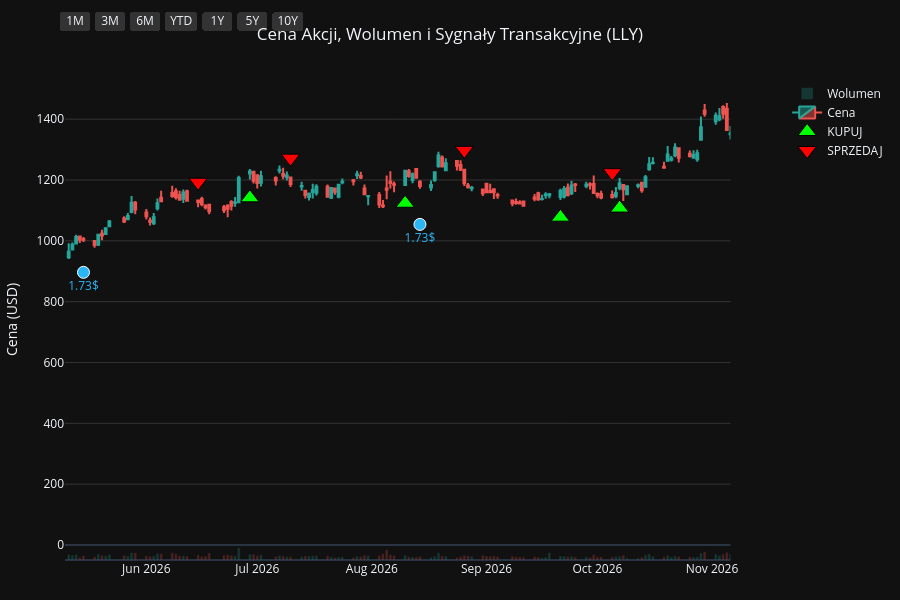
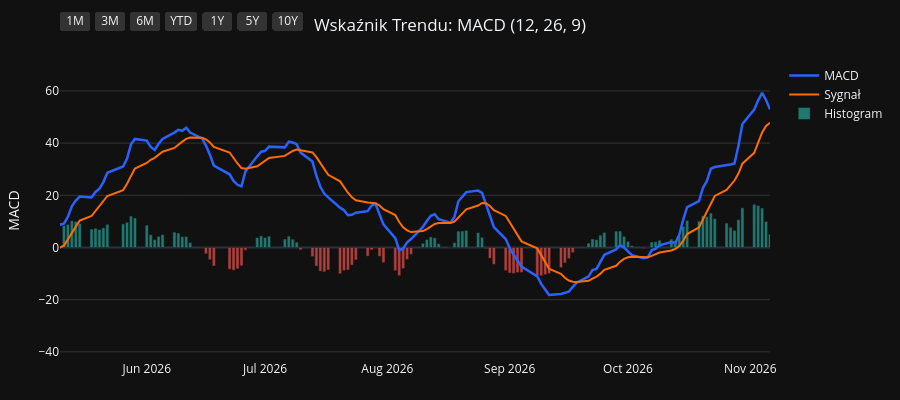
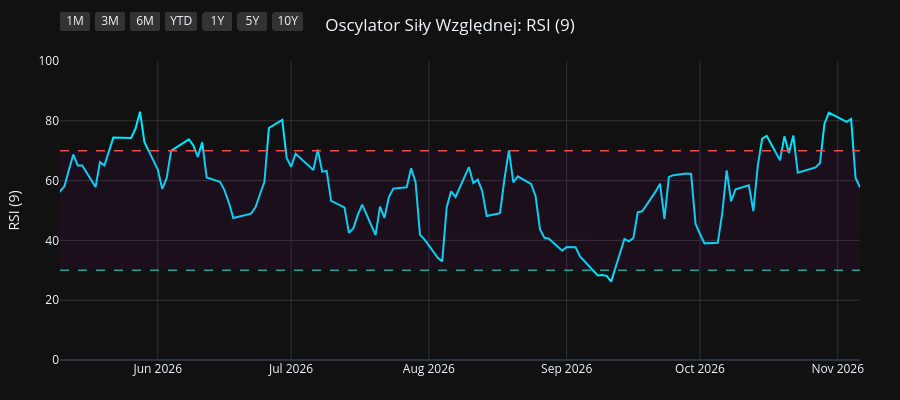
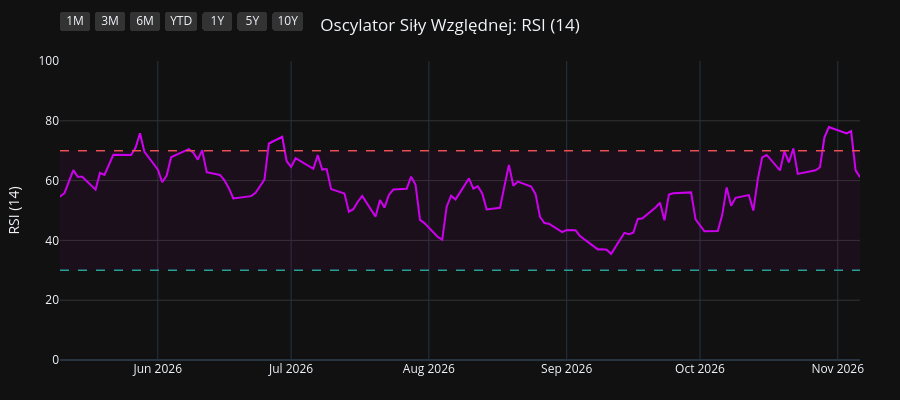

Notebook cell for these charts, in order:
### Code cell
import os
import yfinance as yf
import pandas as pd
import pandas_ta as ta
import plotly.graph_objects as go
from plotly.subplots import make_subplots

# 1. Pobranie i przygotowanie danych
symbol = os.environ.get("STOCK_TICKER", "").strip().upper()
if not symbol:
    raise RuntimeError("Set STOCK_TICKER before running price_extractor.ipynb")
df = yf.Ticker(symbol).history(period="10y")
df.index = df.index.tz_localize(None)

# Wskaźniki i sygnały
df.ta.macd(fast=12, slow=26, signal=9, append=True)
df.ta.rsi(length=9, append=True)
df.ta.rsi(length=14, append=True)
df.ta.rsi(length=21, append=True)
df.dropna(inplace=True)

macd = df['MACD_12_26_9']
signal = df['MACDs_12_26_9']
wczorajszy_macd = macd.shift(1)
wczorajszy_signal = signal.shift(1)

df['Decyzja'] = 'BRAK'
df.loc[(macd > signal) & (wczorajszy_macd <= wczorajszy_signal), 'Decyzja'] = 'KUPUJ'
df.loc[(macd < signal) & (wczorajszy_macd >= wczorajszy_signal), 'Decyzja'] = 'SPRZEDAJ'

df_kupuj = df[df['Decyzja'] == 'KUPUJ']
df_sprzedaj = df[df['Decyzja'] == 'SPRZEDAJ']
df_dywidendy = df[df['Dividends'] > 0]
df_splity = df[df['Stock Splits'] > 0]

# Wspólna konfiguracja osi X
konfiguracja_osi_x = dict(
    type="date",
    showspikes=True, spikemode="across", spikesnap="cursor", spikedash="dot", spikecolor="#ffffff", spikethickness=1, hoverformat="%Y-%m-%d",
    rangeselector=dict(
        buttons=list([
            dict(count=1, label="1M", step="month", stepmode="backward"),
            dict(count=3, label="3M", step="month", stepmode="backward"),
            dict(count=6, label="6M", step="month", stepmode="backward"),
            dict(count=1, label="YTD", step="year", stepmode="todate"),
            dict(count=1, label="1Y", step="year", stepmode="backward"),
            dict(count=5, label="5Y", step="year", stepmode="backward"),
            dict(step="all", label="10Y")
        ]),
        bgcolor="#333333", activecolor="#2962ff", x=0, y=1.1
    )
)

# ==========================================
# WYKRES 1: CENA + WOLUMEN + SYGNAŁY
# ==========================================
fig1 = make_subplots(specs=[[{"secondary_y": True}]])

kolory_wolumenu = ['#26a69a' if row['Close'] >= row['Open'] else '#ef5350' for index, row in df.iterrows()]
fig1.add_trace(go.Bar(x=df.index, y=df['Volume'], marker_color=kolory_wolumenu, opacity=0.25, name='Wolumen'), secondary_y=True)
fig1.add_trace(go.Candlestick(x=df.index, open=df['Open'], high=df['High'], low=df['Low'], close=df['Close'], name='Cena', increasing_line_color='#26a69a', decreasing_line_color='#ef5350'), secondary_y=False)
fig1.add_trace(go.Scatter(x=df_kupuj.index, y=df_kupuj['Low'] * 0.95, customdata=df_kupuj[['Low', 'High']], mode='markers', marker=dict(symbol='triangle-up', size=16, color='#00ff00', line=dict(width=1, color='black')), name='KUPUJ', hovertemplate='KUPUJ<br>Najniższa: %{customdata[0]:.2f}<br>Najwyższa: %{customdata[1]:.2f}<extra></extra>'), secondary_y=False)
fig1.add_trace(go.Scatter(x=df_sprzedaj.index, y=df_sprzedaj['High'] * 1.05, customdata=df_sprzedaj[['Low', 'High']], mode='markers', marker=dict(symbol='triangle-down', size=16, color='#ff0000', line=dict(width=1, color='black')), name='SPRZEDAJ', hovertemplate='SPRZEDAJ<br>Najniższa: %{customdata[0]:.2f}<br>Najwyższa: %{customdata[1]:.2f}<extra></extra>'), secondary_y=False)

if not df_dywidendy.empty:
    fig1.add_trace(go.Scatter(x=df_dywidendy.index, y=df_dywidendy['Low'] * 0.90, mode='markers+text', marker=dict(symbol='circle', size=12, color='#29b6f6', line=dict(width=1, color='white')), text=df_dywidendy['Dividends'].apply(lambda x: f"{x}$"), textposition="bottom center", name='Dywidenda', showlegend=False, hovertemplate='Dywidenda: %{text}<extra></extra>', textfont=dict(color="#29b6f6")), secondary_y=False)
if not df_splity.empty:
                    fig1.add_trace(go.Scatter(x=df_splity.index, y=df_splity['High'], mode='markers+text', marker=dict(symbol='star', size=16, color='#ffee58', line=dict(width=1, color='black')), text=df_splity['Stock Splits'].apply(lambda x: f"{x:g}:1" if x >= 1 else f"1:{1 / x:g}"), textposition="top center", name='Split', hovertemplate='%{text}<extra></extra>', textfont=dict(color="#ffee58")), secondary_y=False)

fig1.update_layout(title=dict(text=f"Cena Akcji, Wolumen i Sygnały Transakcyjne ({symbol})", x=0.5, xanchor='center'), dragmode='pan', xaxis_rangeslider_visible=False, template='plotly_dark', height=600, hovermode='x unified', margin=dict(l=60, r=40, t=60, b=40))
fig1.update_xaxes(**konfiguracja_osi_x)
fig1.update_xaxes(range=[df.index.max() - pd.Timedelta(days=180), df.index.max()])
fig1.update_yaxes(title_text="Cena (USD)", secondary_y=False, gridcolor='#333333')
fig1.update_yaxes(range=[0, df['Volume'].max() * 4], showgrid=False, showticklabels=False, secondary_y=True)
fig1.show(config={'scrollZoom': True})

# ==========================================
# WYKRES 2: WSKAŹNIK MACD
# ==========================================
fig2 = go.Figure()
fig2.add_trace(go.Scatter(x=df.index, y=df['MACD_12_26_9'], line=dict(color='#2962ff', width=2.5), name='MACD'))
fig2.add_trace(go.Scatter(x=df.index, y=df['MACDs_12_26_9'], line=dict(color='#ff6d00', width=2), name='Sygnał'))
kolory_macd = ['#26a69a' if val >= 0 else '#ef5350' for val in df['MACDh_12_26_9']]
fig2.add_trace(go.Bar(x=df.index, y=df['MACDh_12_26_9'], marker_color=kolory_macd, name='Histogram', opacity=0.7))
fig2.update_layout(title=dict(text="Wskaźnik Trendu: MACD (12, 26, 9)", x=0.5, xanchor='center'), dragmode='pan', xaxis_rangeslider_visible=False, template='plotly_dark', height=400, hovermode='x unified', margin=dict(l=60, r=40, t=60, b=40))
fig2.update_xaxes(**konfiguracja_osi_x)
fig2.update_xaxes(range=[df.index.max() - pd.Timedelta(days=180), df.index.max()])
fig2.update_yaxes(title_text="MACD", gridcolor='#333333')
fig2.show(config={'scrollZoom': True})

# ==========================================
# WYKRES 3: OSCYLATOR RSI (9)
# ==========================================
fig3 = go.Figure()
fig3.add_trace(go.Scatter(x=df.index, y=df['RSI_9'], line=dict(color='#00e5ff', width=2), name='RSI (9)'))
fig3.add_hline(y=70, line_dash="dash", line_color="#ef5350", line_width=1.5)
fig3.add_hline(y=30, line_dash="dash", line_color="#26a69a", line_width=1.5)
fig3.add_hrect(y0=30, y1=70, line_width=0, fillcolor="purple", opacity=0.1)
fig3.update_layout(title=dict(text="Oscylator Siły Względnej: RSI (9)", x=0.5, xanchor='center'), dragmode='pan', xaxis_rangeslider_visible=False, template='plotly_dark', height=400, hovermode='x unified', margin=dict(l=60, r=40, t=60, b=40))
fig3.update_xaxes(**konfiguracja_osi_x)
fig3.update_xaxes(range=[df.index.max() - pd.Timedelta(days=180), df.index.max()])
fig3.update_yaxes(title_text="RSI (9)", range=[0, 100], gridcolor='#333333')
fig3.show(config={'scrollZoom': True})

# ==========================================
# WYKRES 4: OSCYLATOR RSI (14)
# ==========================================
fig4 = go.Figure()
fig4.add_trace(go.Scatter(x=df.index, y=df['RSI_14'], line=dict(color='#d500f9', width=2), name='RSI (14)'))
fig4.add_hline(y=70, line_dash="dash", line_color="#ef5350", line_width=1.5)
fig4.add_hline(y=30, line_dash="dash", line_color="#26a69a", line_width=1.5)
fig4.add_hrect(y0=30, y1=70, line_width=0, fillcolor="purple", opacity=0.1)
fig4.update_layout(title=dict(text="Oscylator Siły Względnej: RSI (14)", x=0.5, xanchor='center'), dragmode='pan', xaxis_rangeslider_visible=False, template='plotly_dark', height=400, hovermode='x unified', margin=dict(l=60, r=40, t=60, b=40))
fig4.update_xaxes(**konfiguracja_osi_x)
fig4.update_xaxes(range=[df.index.max() - pd.Timedelta(days=180), df.index.max()])
fig4.update_yaxes(title_text="RSI (14)", range=[0, 100], gridcolor='#333333')
fig4.show(config={'scrollZoom': True})

# ==========================================
# WYKRES 5: OSCYLATOR RSI (21)
# ==========================================
fig5 = go.Figure()
fig5.add_trace(go.Scatter(x=df.index, y=df['RSI_21'], line=dict(color='#64dd17', width=2), name='RSI (21)'))
fig5.add_hline(y=70, line_dash="dash", line_color="#ef5350", line_width=1.5)
fig5.add_hline(y=30, line_dash="dash", line_color="#26a69a", line_width=1.5)
fig5.add_hrect(y0=30, y1=70, line_width=0, fillcolor="purple", opacity=0.1)
fig5.update_layout(title=dict(text="Oscylator Siły Względnej: RSI (21)", x=0.5, xanchor='center'), dragmode='pan', xaxis_rangeslider_visible=False, template='plotly_dark', height=400, hovermode='x unified', margin=dict(l=60, r=40, t=60, b=40))
fig5.update_xaxes(**konfiguracja_osi_x)
fig5.update_xaxes(range=[df.index.max() - pd.Timedelta(days=180), df.index.max()])
fig5.update_yaxes(title_text="RSI (21)", range=[0, 100], gridcolor='#333333')
fig5.show(config={'scrollZoom': True})

### Figure 1 — Plotly figure (JSON) as saved in the notebook; plotly's stock layout.template omitted (floating-point values rounded to 4 significant figures; data arrays with more than 128 entries replaced by an {"elided": "..."} marker saying what was removed)
{"data": [{"marker": {"color": {"elided": "2478 str values"}}, "name": "Wolumen", "opacity": 0.25, "type": "bar", "x": {"elided": "2478 str values"}, "xaxis": "x", "y": {"elided": "2478 int values"}, "yaxis": "y2"}, {"close": {"elided": "2478 float values"}, "decreasing": {"line": {"color": "#ef5350"}}, "high": {"elided": "2478 float values"}, "increasing": {"line": {"color": "#26a69a"}}, "low": {"elided": "2478 float values"}, "name": "Cena", "open": {"elided": "2478 float values"}, "type": "candlestick", "x": {"elided": "2478 str values"}, "xaxis": "x", "yaxis": "y"}, {"customdata": {"elided": "93x2 float values"}, "hovertemplate": "KUPUJ<br>Najniższa: %{customdata[0]:.2f}<br>Najwyższa: %{customdata[1]:.2f}<extra></extra>", "marker": {"color": "#00ff00", "line": {"color": "black", "width": 1}, "size": 16, "symbol": "triangle-up"}, "mode": "markers", "name": "KUPUJ", "type": "scatter", "x": ["2017-02-02T00:00:00", "2017-03-15T00:00:00", "2017-05-05T00:00:00", "2017-05-31T00:00:00", "2017-07-14T00:00:00", "2017-08-30T00:00:00", "2017-11-20T00:00:00", "2018-01-09T00:00:00", "2018-01-29T00:00:00", "2018-02-20T00:00:00", "2018-04-04T00:00:00", "2018-05-11T00:00:00", "2018-07-09T00:00:00", "2018-07-24T00:00:00", "2018-10-04T00:00:00", "2018-11-09T00:00:00", "2018-12-31T00:00:00", "2019-01-31T00:00:00", "2019-02-14T00:00:00", "2019-03-22T00:00:00", "2019-05-15T00:00:00", "2019-06-20T00:00:00", "2019-07-03T00:00:00", "2019-07-09T00:00:00", "2019-07-29T00:00:00", "2019-08-29T00:00:00", "2019-09-19T00:00:00", "2019-10-18T00:00:00", "2020-01-10T00:00:00", "2020-02-06T00:00:00", "2020-03-06T00:00:00", "2020-03-17T00:00:00", "2020-03-30T00:00:00", "2020-06-16T00:00:00", "2020-08-20T00:00:00", "2020-09-02T00:00:00", "2020-10-08T00:00:00", "2020-11-04T00:00:00", "2021-01-11T00:00:00", "2021-04-09T00:00:00", "2021-05-03T00:00:00", "2021-06-03T00:00:00", "2021-06-25T00:00:00", "2021-07-06T00:00:00", "2021-07-27T00:00:00", "2021-10-01T00:00:00", "2021-12-15T00:00:00", "2022-02-02T00:00:00", "2022-02-15T00:00:00", "2022-04-06T00:00:00", "2022-05-16T00:00:00", "2022-05-20T00:00:00", "2022-06-08T00:00:00", "2022-06-23T00:00:00", "2022-07-15T00:00:00", "2022-08-18T00:00:00", "2022-09-08T00:00:00", "2022-09-23T00:00:00", "2022-12-02T00:00:00", "2023-02-09T00:00:00", "2023-03-10T00:00:00", "2023-06-27T00:00:00", "2023-06-29T00:00:00", "2023-07-24T00:00:00", "2023-08-08T00:00:00", "2023-09-11T00:00:00", "2023-10-10T00:00:00", "2023-11-07T00:00:00", "2023-12-29T00:00:00", "2024-01-29T00:00:00", "2024-04-30T00:00:00", "2024-07-10T00:00:00", "2024-08-09T00:00:00", "2024-10-09T00:00:00", "2024-11-26T00:00:00", "2024-12-23T00:00:00", "2025-01-24T00:00:00", "2025-04-17T00:00:00", "2025-06-02T00:00:00", "2025-06-25T00:00:00", "2025-07-11T00:00:00", "2025-07-24T00:00:00", "2025-08-19T00:00:00", "2025-10-01T00:00:00", "2025-10-31T00:00:00", "2026-02-23T00:00:00", "2026-02-27T00:00:00", "2026-04-01T00:00:00", "2026-04-30T00:00:00", "2026-06-29T00:00:00", "2026-08-10T00:00:00", "2026-09-21T00:00:00", "2026-10-07T00:00:00"], "xaxis": "x", "y": [62.59, 69.45, 67.56, 65.02, 69.44, 65.66, 69.49, 71.94, 72.7, 65.24, 64.84, 68.49, 74.49, 76.6, 95.03, 93.88, 98.26, 100.4, 102.7, 110.2, 98.86, 100.2, 98.95, 97.27, 93.98, 96.72, 98.29, 94.36, 119.2, 129.1, 119.8, 115.9, 118.0, 137.7, 134.7, 130.8, 134.3, 120.4, 163.3, 164.3, 164.8, 179.7, 207.6, 211.1, 219.6, 204.7, 234.3, 222.3, 216.4, 269.6, 267.6, 265.1, 285.2, 281.9, 301.2, 289.3, 283.2, 280.9, 337.0, 314.4, 291.2, 419.5, 424.9, 425.0, 466.8, 543.9, 530.2, 549.2, 540.3, 596.5, 717.0, 872.9, 804.6, 854.4, 726.3, 725.5, 713.7, 772.6, 688.3, 728.7, 732.1, 751.4, 659.5, 720.6, 787.5, 979.2, 963.5, 876.9, 849.3, 1141.0, 1124.0, 1078.0, 1108.0], "yaxis": "y"}, {"customdata": {"elided": "93x2 float values"}, "hovertemplate": "SPRZEDAJ<br>Najniższa: %{customdata[0]:.2f}<br>Najwyższa: %{customdata[1]:.2f}<extra></extra>", "marker": {"color": "#ff0000", "line": {"color": "black", "width": 1}, "size": 16, "symbol": "triangle-down"}, "mode": "markers", "name": "SPRZEDAJ", "type": "scatter", "x": ["2017-01-24T00:00:00", "2017-03-13T00:00:00", "2017-03-16T00:00:00", "2017-05-08T00:00:00", "2017-07-03T00:00:00", "2017-07-25T00:00:00", "2017-10-12T00:00:00", "2017-12-20T00:00:00", "2018-01-18T00:00:00", "2018-01-31T00:00:00", "2018-03-23T00:00:00", "2018-05-02T00:00:00", "2018-06-18T00:00:00", "2018-07-23T00:00:00", "2018-08-22T00:00:00", "2018-10-12T00:00:00", "2018-12-07T00:00:00", "2019-01-25T00:00:00", "2019-02-11T00:00:00", "2019-03-11T00:00:00", "2019-04-02T00:00:00", "2019-06-11T00:00:00", "2019-06-26T00:00:00", "2019-07-08T00:00:00", "2019-07-11T00:00:00", "2019-08-23T00:00:00", "2019-09-10T00:00:00", "2019-09-26T00:00:00", "2020-01-06T00:00:00", "2020-01-23T00:00:00", "2020-02-11T00:00:00", "2020-03-12T00:00:00", "2020-03-20T00:00:00", "2020-04-30T00:00:00", "2020-07-13T00:00:00", "2020-08-21T00:00:00", "2020-09-29T00:00:00", "2020-10-16T00:00:00", "2020-12-29T00:00:00", "2021-02-02T00:00:00", "2021-04-29T00:00:00", "2021-06-02T00:00:00", "2021-06-21T00:00:00", "2021-06-28T00:00:00", "2021-07-09T00:00:00", "2021-08-23T00:00:00", "2021-11-15T00:00:00", "2022-01-05T00:00:00", "2022-02-11T00:00:00", "2022-03-31T00:00:00", "2022-04-14T00:00:00", "2022-05-19T00:00:00", "2022-06-06T00:00:00", "2022-06-09T00:00:00", "2022-07-14T00:00:00", "2022-07-18T00:00:00", "2022-08-30T00:00:00", "2022-09-16T00:00:00", "2022-11-11T00:00:00", "2022-12-06T00:00:00", "2023-02-16T00:00:00", "2023-05-18T00:00:00", "2023-06-28T00:00:00", "2023-07-03T00:00:00", "2023-07-26T00:00:00", "2023-08-30T00:00:00", "2023-09-15T00:00:00", "2023-10-23T00:00:00", "2023-11-17T00:00:00", "2024-01-25T00:00:00", "2024-02-27T00:00:00", "2024-07-02T00:00:00", "2024-07-17T00:00:00", "2024-09-05T00:00:00", "2024-10-23T00:00:00", "2024-12-18T00:00:00", "2025-01-15T00:00:00", "2025-03-07T00:00:00", "2025-05-06T00:00:00", "2025-06-24T00:00:00", "2025-06-27T00:00:00", "2025-07-15T00:00:00", "2025-07-30T00:00:00", "2025-09-24T00:00:00", "2025-10-16T00:00:00", "2025-12-02T00:00:00", "2026-02-26T00:00:00", "2026-03-03T00:00:00", "2026-04-24T00:00:00", "2026-06-15T00:00:00", "2026-07-10T00:00:00", "2026-08-26T00:00:00", "2026-10-05T00:00:00"], "xaxis": "x", "y": [69.07, 76.93, 77.83, 74.98, 75.92, 77.29, 79.67, 80.63, 79.88, 80.43, 71.75, 74.17, 81.04, 83.87, 99.92, 105.0, 110.1, 109.7, 114.0, 119.4, 123.8, 111.1, 110.5, 108.4, 107.9, 108.8, 107.4, 108.9, 128.9, 137.8, 141.8, 133.4, 129.2, 153.4, 164.0, 149.3, 146.4, 146.4, 166.3, 204.2, 181.9, 201.0, 223.8, 229.9, 238.5, 273.8, 261.3, 270.6, 242.2, 295.0, 307.8, 297.8, 319.6, 316.4, 332.4, 336.7, 317.5, 317.4, 374.3, 378.2, 340.8, 451.1, 480.9, 478.6, 467.0, 573.7, 611.0, 605.2, 614.4, 651.9, 797.9, 943.1, 956.5, 976.5, 940.2, 808.0, 782.7, 943.4, 850.3, 816.7, 835.5, 838.5, 810.1, 779.4, 870.9, 1116.0, 1075.0, 1068.0, 942.5, 1193.0, 1272.0, 1298.0, 1224.0], "yaxis": "y"}, {"hovertemplate": "Dywidenda: %{text}<extra></extra>", "marker": {"color": "#29b6f6", "line": {"color": "white", "width": 1}, "size": 12, "symbol": "circle"}, "mode": "markers+text", "name": "Dywidenda", "showlegend": false, "text": ["0.52$", "0.52$", "0.52$", "0.52$", "0.563$", "0.563$", "0.563$", "0.563$", "0.645$", "0.645$", "0.645$", "0.645$", "0.74$", "0.74$", "0.74$", "0.74$", "0.85$", "0.85$", "0.85$", "0.85$", "0.98$", "0.98$", "0.98$", "0.98$", "1.13$", "1.13$", "1.13$", "1.13$", "1.3$", "1.3$", "1.3$", "1.3$", "1.5$", "1.5$", "1.5$", "1.5$", "1.73$", "1.73$", "1.73$"], "textfont": {"color": "#29b6f6"}, "textposition": "bottom center", "type": "scatter", "x": ["2017-02-13T00:00:00", "2017-05-11T00:00:00", "2017-08-11T00:00:00", "2017-11-14T00:00:00", "2018-02-14T00:00:00", "2018-05-16T00:00:00", "2018-08-14T00:00:00", "2018-11-14T00:00:00", "2019-02-14T00:00:00", "2019-05-16T00:00:00", "2019-08-14T00:00:00", "2019-11-14T00:00:00", "2020-02-13T00:00:00", "2020-05-14T00:00:00", "2020-08-13T00:00:00", "2020-11-12T00:00:00", "2021-02-11T00:00:00", "2021-05-13T00:00:00", "2021-08-12T00:00:00", "2021-11-12T00:00:00", "2022-02-14T00:00:00", "2022-05-13T00:00:00", "2022-08-12T00:00:00", "2022-11-14T00:00:00", "2023-02-14T00:00:00", "2023-05-12T00:00:00", "2023-08-14T00:00:00", "2023-11-14T00:00:00", "2024-02-14T00:00:00", "2024-05-15T00:00:00", "2024-08-15T00:00:00", "2024-11-15T00:00:00", "2025-02-14T00:00:00", "2025-05-16T00:00:00", "2025-08-15T00:00:00", "2025-11-14T00:00:00", "2026-02-13T00:00:00", "2026-05-15T00:00:00", "2026-08-14T00:00:00"], "xaxis": "x", "y": [60.46, 62.72, 64.08, 65.35, 60.33, 65.28, 82.11, 89.42, 97.33, 94.39, 91.32, 92.49, 118.8, 129.4, 126.7, 118.9, 172.1, 164.4, 224.9, 223.4, 200.9, 249.1, 262.8, 297.5, 304.7, 382.2, 466.6, 532.3, 659.2, 676.4, 816.6, 661.6, 749.4, 658.6, 613.4, 902.7, 927.4, 896.4, 1054.0], "yaxis": "y"}], "layout": {"dragmode": "pan", "height": 600, "hovermode": "x unified", "margin": {"b": 40, "l": 60, "r": 40, "t": 60}, "title": {"text": "Cena Akcji, Wolumen i Sygnały Transakcyjne (LLY)", "x": 0.5, "xanchor": "center"}, "xaxis": {"anchor": "y", "domain": [0.0, 0.94], "hoverformat": "%Y-%m-%d", "range": ["2026-05-10T00:00:00", "2026-11-06T00:00:00"], "rangeselector": {"activecolor": "#2962ff", "bgcolor": "#333333", "buttons": [{"count": 1, "label": "1M", "step": "month", "stepmode": "backward"}, {"count": 3, "label": "3M", "step": "month", "stepmode": "backward"}, {"count": 6, "label": "6M", "step": "month", "stepmode": "backward"}, {"count": 1, "label": "YTD", "step": "year", "stepmode": "todate"}, {"count": 1, "label": "1Y", "step": "year", "stepmode": "backward"}, {"count": 5, "label": "5Y", "step": "year", "stepmode": "backward"}, {"label": "10Y", "step": "all"}], "x": 0, "y": 1.1}, "rangeslider": {"visible": false}, "showspikes": true, "spikecolor": "#ffffff", "spikedash": "dot", "spikemode": "across", "spikesnap": "cursor", "spikethickness": 1, "type": "date"}, "yaxis": {"anchor": "x", "domain": [0.0, 1.0], "gridcolor": "#333333", "title": {"text": "Cena (USD)"}}, "yaxis2": {"anchor": "x", "overlaying": "y", "range": [0, 299290000], "showgrid": false, "showticklabels": false, "side": "right"}}}

### Figure 2 — Plotly figure (JSON) as saved in the notebook; plotly's stock layout.template omitted (floating-point values rounded to 4 significant figures; data arrays with more than 128 entries replaced by an {"elided": "..."} marker saying what was removed)
{"data": [{"line": {"color": "#2962ff", "width": 2.5}, "name": "MACD", "type": "scatter", "x": {"elided": "2478 str values"}, "y": {"elided": "2478 float values"}}, {"line": {"color": "#ff6d00", "width": 2}, "name": "Sygnał", "type": "scatter", "x": {"elided": "2478 str values"}, "y": {"elided": "2478 float values"}}, {"marker": {"color": {"elided": "2478 str values"}}, "name": "Histogram", "opacity": 0.7, "type": "bar", "x": {"elided": "2478 str values"}, "y": {"elided": "2478 float values"}}], "layout": {"dragmode": "pan", "height": 400, "hovermode": "x unified", "margin": {"b": 40, "l": 60, "r": 40, "t": 60}, "title": {"text": "Wskaźnik Trendu: MACD (12, 26, 9)", "x": 0.5, "xanchor": "center"}, "xaxis": {"hoverformat": "%Y-%m-%d", "range": ["2026-05-10T00:00:00", "2026-11-06T00:00:00"], "rangeselector": {"activecolor": "#2962ff", "bgcolor": "#333333", "buttons": [{"count": 1, "label": "1M", "step": "month", "stepmode": "backward"}, {"count": 3, "label": "3M", "step": "month", "stepmode": "backward"}, {"count": 6, "label": "6M", "step": "month", "stepmode": "backward"}, {"count": 1, "label": "YTD", "step": "year", "stepmode": "todate"}, {"count": 1, "label": "1Y", "step": "year", "stepmode": "backward"}, {"count": 5, "label": "5Y", "step": "year", "stepmode": "backward"}, {"label": "10Y", "step": "all"}], "x": 0, "y": 1.1}, "rangeslider": {"visible": false}, "showspikes": true, "spikecolor": "#ffffff", "spikedash": "dot", "spikemode": "across", "spikesnap": "cursor", "spikethickness": 1, "type": "date"}, "yaxis": {"gridcolor": "#333333", "title": {"text": "MACD"}}}}

### Figure 3 — Plotly figure (JSON) as saved in the notebook; plotly's stock layout.template omitted (floating-point values rounded to 4 significant figures; data arrays with more than 128 entries replaced by an {"elided": "..."} marker saying what was removed)
{"data": [{"line": {"color": "#00e5ff", "width": 2}, "name": "RSI (9)", "type": "scatter", "x": {"elided": "2478 str values"}, "y": {"elided": "2478 float values"}}], "layout": {"dragmode": "pan", "height": 400, "hovermode": "x unified", "margin": {"b": 40, "l": 60, "r": 40, "t": 60}, "shapes": [{"line": {"color": "#ef5350", "dash": "dash", "width": 1.5}, "type": "line", "x0": 0, "x1": 1, "xref": "x domain", "y0": 70, "y1": 70, "yref": "y"}, {"line": {"color": "#26a69a", "dash": "dash", "width": 1.5}, "type": "line", "x0": 0, "x1": 1, "xref": "x domain", "y0": 30, "y1": 30, "yref": "y"}, {"fillcolor": "purple", "line": {"width": 0}, "opacity": 0.1, "type": "rect", "x0": 0, "x1": 1, "xref": "x domain", "y0": 30, "y1": 70, "yref": "y"}], "title": {"text": "Oscylator Siły Względnej: RSI (9)", "x": 0.5, "xanchor": "center"}, "xaxis": {"hoverformat": "%Y-%m-%d", "range": ["2026-05-10T00:00:00", "2026-11-06T00:00:00"], "rangeselector": {"activecolor": "#2962ff", "bgcolor": "#333333", "buttons": [{"count": 1, "label": "1M", "step": "month", "stepmode": "backward"}, {"count": 3, "label": "3M", "step": "month", "stepmode": "backward"}, {"count": 6, "label": "6M", "step": "month", "stepmode": "backward"}, {"count": 1, "label": "YTD", "step": "year", "stepmode": "todate"}, {"count": 1, "label": "1Y", "step": "year", "stepmode": "backward"}, {"count": 5, "label": "5Y", "step": "year", "stepmode": "backward"}, {"label": "10Y", "step": "all"}], "x": 0, "y": 1.1}, "rangeslider": {"visible": false}, "showspikes": true, "spikecolor": "#ffffff", "spikedash": "dot", "spikemode": "across", "spikesnap": "cursor", "spikethickness": 1, "type": "date"}, "yaxis": {"gridcolor": "#333333", "range": [0, 100], "title": {"text": "RSI (9)"}}}}

### Figure 4 — Plotly figure (JSON) as saved in the notebook; plotly's stock layout.template omitted (floating-point values rounded to 4 significant figures; data arrays with more than 128 entries replaced by an {"elided": "..."} marker saying what was removed)
{"data": [{"line": {"color": "#d500f9", "width": 2}, "name": "RSI (14)", "type": "scatter", "x": {"elided": "2478 str values"}, "y": {"elided": "2478 float values"}}], "layout": {"dragmode": "pan", "height": 400, "hovermode": "x unified", "margin": {"b": 40, "l": 60, "r": 40, "t": 60}, "shapes": [{"line": {"color": "#ef5350", "dash": "dash", "width": 1.5}, "type": "line", "x0": 0, "x1": 1, "xref": "x domain", "y0": 70, "y1": 70, "yref": "y"}, {"line": {"color": "#26a69a", "dash": "dash", "width": 1.5}, "type": "line", "x0": 0, "x1": 1, "xref": "x domain", "y0": 30, "y1": 30, "yref": "y"}, {"fillcolor": "purple", "line": {"width": 0}, "opacity": 0.1, "type": "rect", "x0": 0, "x1": 1, "xref": "x domain", "y0": 30, "y1": 70, "yref": "y"}], "title": {"text": "Oscylator Siły Względnej: RSI (14)", "x": 0.5, "xanchor": "center"}, "xaxis": {"hoverformat": "%Y-%m-%d", "range": ["2026-05-10T00:00:00", "2026-11-06T00:00:00"], "rangeselector": {"activecolor": "#2962ff", "bgcolor": "#333333", "buttons": [{"count": 1, "label": "1M", "step": "month", "stepmode": "backward"}, {"count": 3, "label": "3M", "step": "month", "stepmode": "backward"}, {"count": 6, "label": "6M", "step": "month", "stepmode": "backward"}, {"count": 1, "label": "YTD", "step": "year", "stepmode": "todate"}, {"count": 1, "label": "1Y", "step": "year", "stepmode": "backward"}, {"count": 5, "label": "5Y", "step": "year", "stepmode": "backward"}, {"label": "10Y", "step": "all"}], "x": 0, "y": 1.1}, "rangeslider": {"visible": false}, "showspikes": true, "spikecolor": "#ffffff", "spikedash": "dot", "spikemode": "across", "spikesnap": "cursor", "spikethickness": 1, "type": "date"}, "yaxis": {"gridcolor": "#333333", "range": [0, 100], "title": {"text": "RSI (14)"}}}}
